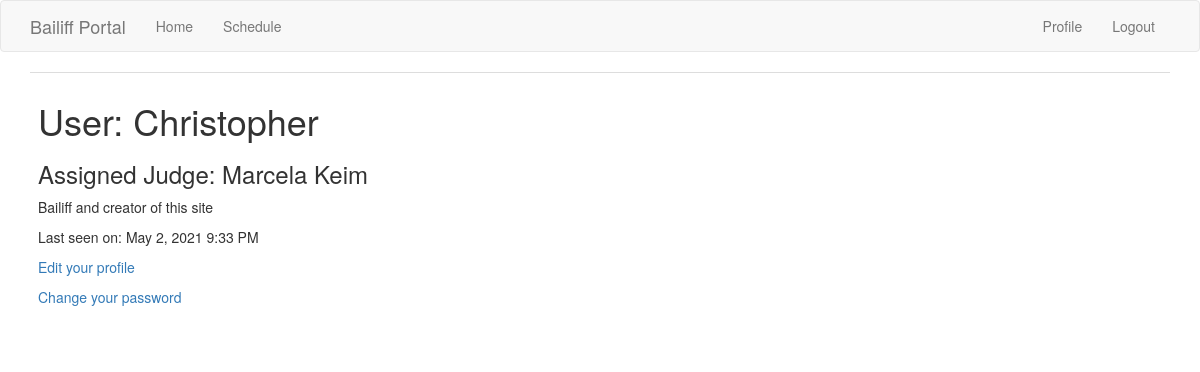
The app's page /user/christopher.mccoy (signed in), older data.
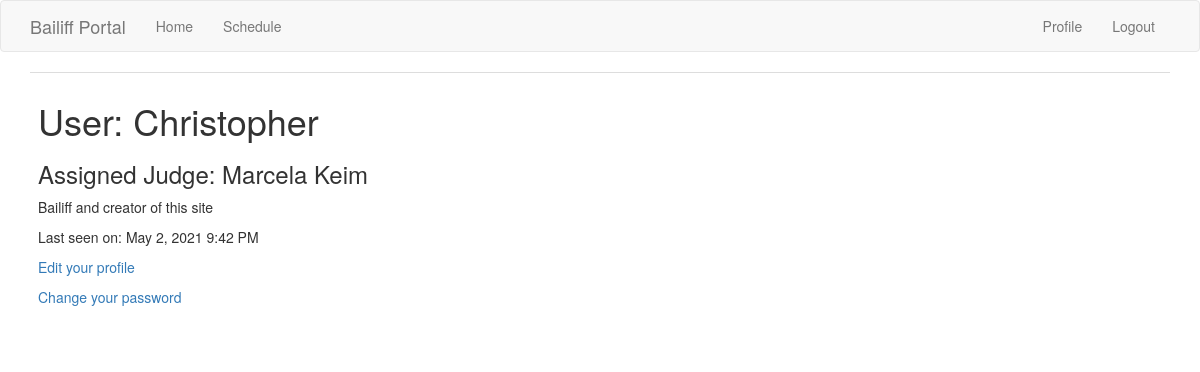
The same page, newer data.
### app/models.py (models this page shows, shortened)
class User(UserMixin, db.Model):
  id = db.Column(db.Integer, primary_key=True)
  username = db.Column(db.String(64), index=True, unique=True)
  displayname = db.Column(db.String(64), unique=True)
  password_hash = db.Column(db.String(128))
  about_me = db.Column(db.String(500))
  last_seen = db.Column(db.DateTime, default=datetime.datetime.utcnow)
  permissions = db.Column(db.Integer) # 0=user, 1=Manager, 2=Admin
  judge = db.Column(db.String(64))

### app/main/routes.py (the view)
@bp.route('/user/<username>') # <username> is a dynamic component
@login_required
def user(username):
  user = User.query.filter_by(username=username).first_or_404()
  return render_template('user.html', user=user,
                        title="{}'s User Page".format(
                                  current_user.displayname))

### app/main/routes.py (called while the page is built)
@bp.before_request # decorator from Flask registers the function to be executed before the view function
def before_request():
  if current_user.is_authenticated:
    current_user.last_seen = datetime.utcnow()
    db.session.commit()

### app/models.py (called while the page is built)
@login.user_loader
def load_user(id):
  return User.query.get(int(id))

### app/templates/user.html
{% extends "base.html" %}
{% block app_content %}
  <table class="table table-hover">
    <tr>
      <td>
        <h1>User: {{ user.displayname }}</h1>
        <h3>Assigned Judge: {{ user.judge }}</h2>
        {% if user.about_me %}<p>{{ user.about_me }}</p>{% endif %}
        <p>Last seen on: {{ moment(user.last_seen).format('LLL') }}</p>
        {% if user == current_user %}
        <p><a href="{{ url_for('main.edit_profile') }}">Edit your profile</a></p>
        <p><a href="{{ url_for('auth.change_password') }}">Change your password
        {% endif %}
      </td>
    </tr>
  </table>
{% endblock %}

### app/templates/base.html (shortened to what this page needs)
{% extends 'bootstrap/base.html' %}
{% block navbar %}
  <nav class="navbar navbar-default">
    <div class="container">
      <div class="navbar-header">
        <a class="navbar-brand" href="{{ url_for('main.index') }}">Bailiff Portal</a>
      </div>
      <div class="collapse navbar-collapse" id="bs-example-navbar-collapse-1">
        <ul class="nav navbar-nav">
          <li><a href="{{ url_for('main.index') }}">Home</a></li>
          <li><a href="{{ url_for('schedule.schedule') }}">Schedule</a></li>
        </ul>
        <ul class="nav navbar-nav navbar-right">
            {% if current_user.is_anonymous %}
            <li><a href="{{ url_for('auth.login') }}">Login</a></li>
            {% else %}
            <li><a href="{{ url_for('main.user', username=current_user.username) }}">Profile</a></li>
            <li><a href="{{ url_for('auth.logout') }}">Logout</a></li>
            {% endif %}
        </ul>
      </div>
    </div>
  </nav>
{% endblock %}
{% block content %}
  <div class="container">
    {% block app_content %}{% endblock %}
  </div>
{% endblock %}

Row changes from the older to the newer data that the page shows:
changed User "Christopher": last_seen "May 2, 2021 9:33 PM" → "May 2, 2021 9:42 PM"
